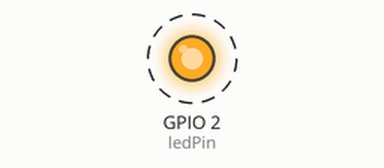
Simulated run of this program. Board: ESP32. Shown: output pins drawn as LEDs (lit = HIGH). Dashed ring = blinking. What the program prints to the serial monitor is not drawn.

Above: at 0.2 s.
Timing chart, 0 to 3.0 s (numbered marks = the images above):
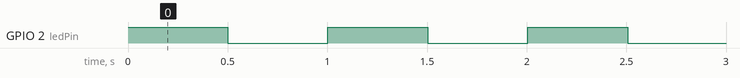

Measured:
- by itself, GPIO 2 (ledPin): alternates HIGH for 0.50 s and LOW for 0.50 s

The program:

main.cpp
```cpp
#include <Arduino.h>

// Definimos el pin del LED
const int ledPin = 2;  // Asegúrate de que el LED esté conectado a este pin

// Declaramos un semáforo binario
SemaphoreHandle_t semaforo;

void encenderLED(void * parameter) {
  for (;;) {
    // Espera a que el semáforo esté disponible
    if (xSemaphoreTake(semaforo, portMAX_DELAY) == pdTRUE) {
      // Encender el LED
      digitalWrite(ledPin, HIGH);  // Encender el LED
      Serial.println("LED Encendido");
      // Pausar la tarea por 500ms
      vTaskDelay(500 / portTICK_PERIOD_MS);
      // Liberar el semáforo para que la otra tarea pueda apagar el LED

      xSemaphoreGive(semaforo);
      vTaskDelay(10 / portTICK_PERIOD_MS);
    }
  }
}

void apagarLED(void * parameter) {
  for (;;) {
    // Espera a que el semáforo esté disponible
    if (xSemaphoreTake(semaforo, portMAX_DELAY) == pdTRUE) {
      // Apagar el LED
      digitalWrite(ledPin, LOW);  // Apagar el LED
      Serial.println("LED Apagado");
      // Pausar la tarea por 500ms
      vTaskDelay(500 / portTICK_PERIOD_MS);
      // Liberar el semáforo para que la otra tarea pueda encender el LED
      xSemaphoreGive(semaforo);
      vTaskDelay(10 / portTICK_PERIOD_MS);
    }
  }
}

void setup() {
  // Iniciar comunicación serial
  Serial.begin(115200);

  // Configurar el pin del LED como salida
  pinMode(ledPin, OUTPUT);

  // Crear el semáforo binario. Inicialmente está disponible (1)
  semaforo = xSemaphoreCreateBinary();
  xSemaphoreGive(semaforo);  // Inicialmente lo damos para que la tarea de encendido pueda comenzar

  // Crear las tareas
  xTaskCreate(encenderLED, "Encender LED", 1000, NULL, 1, NULL);
  xTaskCreate(apagarLED, "Apagar LED", 1000, NULL, 1, NULL);
}

void loop() {}
```
